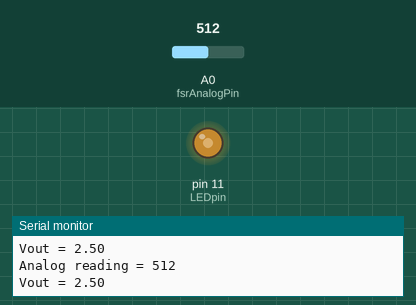
Recording of a sketch running on a simulated Arduino Uno, built with avr-gcc and run on an emulated ATmega328P. Shown: output pins drawn as LEDs (lit = HIGH), the last lines printed to the serial monitor. The inputs (shaded band) are chosen by the test bench; at power-on: A0 (fsrAnalogPin) = 512.

Above: at 2.8 s.
2.9 s: A0 (fsrAnalogPin) set to 716
At 4.9 s:
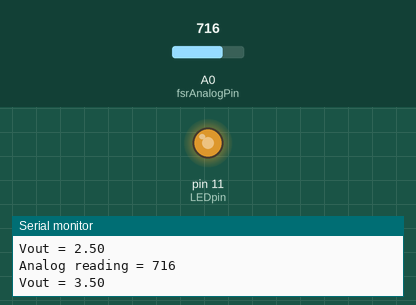
5.6 s: A0 (fsrAnalogPin) set to 900
At 6.4 s:
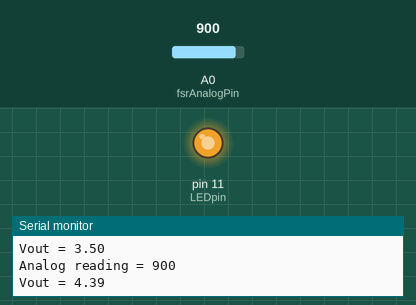
8.3 s: A0 (fsrAnalogPin) set to 122
At 10.7 s:
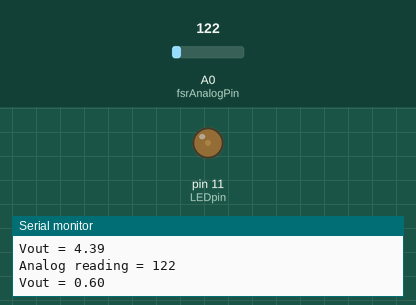
11.5 s: A0 (fsrAnalogPin) set to 0
At 12.3 s:
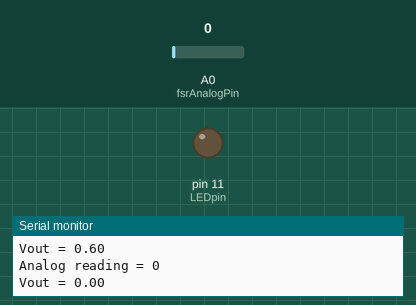
14.2 s: A0 (fsrAnalogPin) set to 511
At 16.6 s:
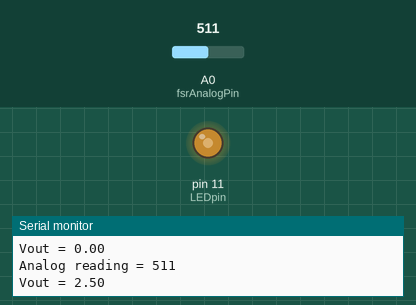
Timing chart, 0 to 18.1 s (numbered marks = the images above; inputs shaded):
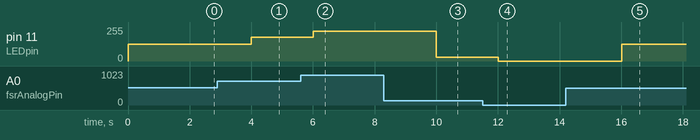

Measured:
- after the input at 2.9 s, pin 11 (LEDpin): 127/255 → 178/255 after 1.1 s
- after the input at 5.6 s, pin 11 (LEDpin): 178/255 → 224/255 after 0.40 s
- after the input at 8.3 s, pin 11 (LEDpin): 224/255 → 30/255 after 1.7 s
- after the input at 11.5 s, pin 11 (LEDpin): 30/255 → 0/255 after 0.51 s
- after the input at 14.2 s, pin 11 (LEDpin): 0/255 → 127/255 after 1.8 s

The sketch:

pression.ino
```cpp
#define V_IN 5
#define Rref 1800

int fsrAnalogPin=0;
int LEDpin=11;
int fsrReading;

int LEDbrightness;

void setup(void)
{
  Serial.begin(9600);
  pinMode(LEDpin,OUTPUT);
}

void loop(void)
{
  fsrReading=analogRead(fsrAnalogPin);
  Serial.print("Analog reading = ");
  Serial.println(fsrReading);

  LEDbrightness=map(fsrReading,0,1023,0,255);
  analogWrite(LEDpin,LEDbrightness);
  double V=fsrReading/1024.0*V_IN;

  //double R=Rref*(V_IN-V)/V;

  Serial.print("Vout = ");
  Serial.println(V);

  delay(2000);
}
```
